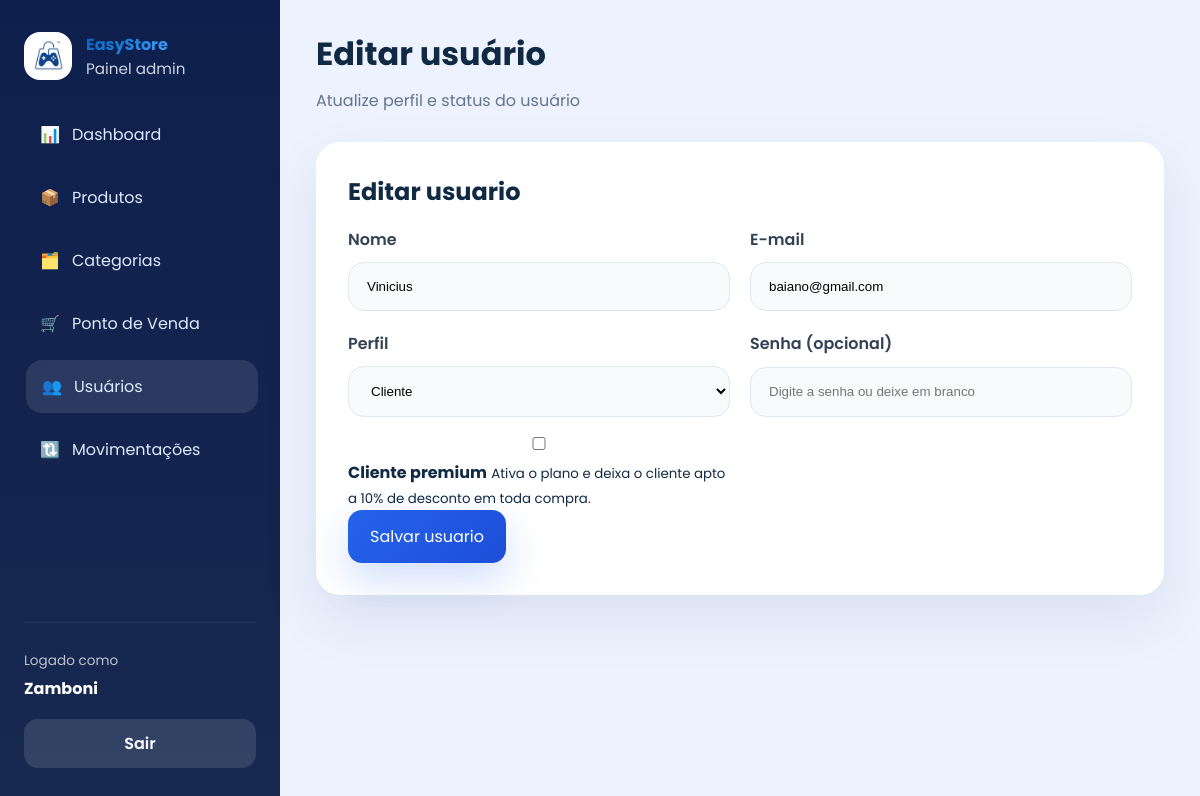
Page /usuarios/6/editar (signed in) on the earlier database version.
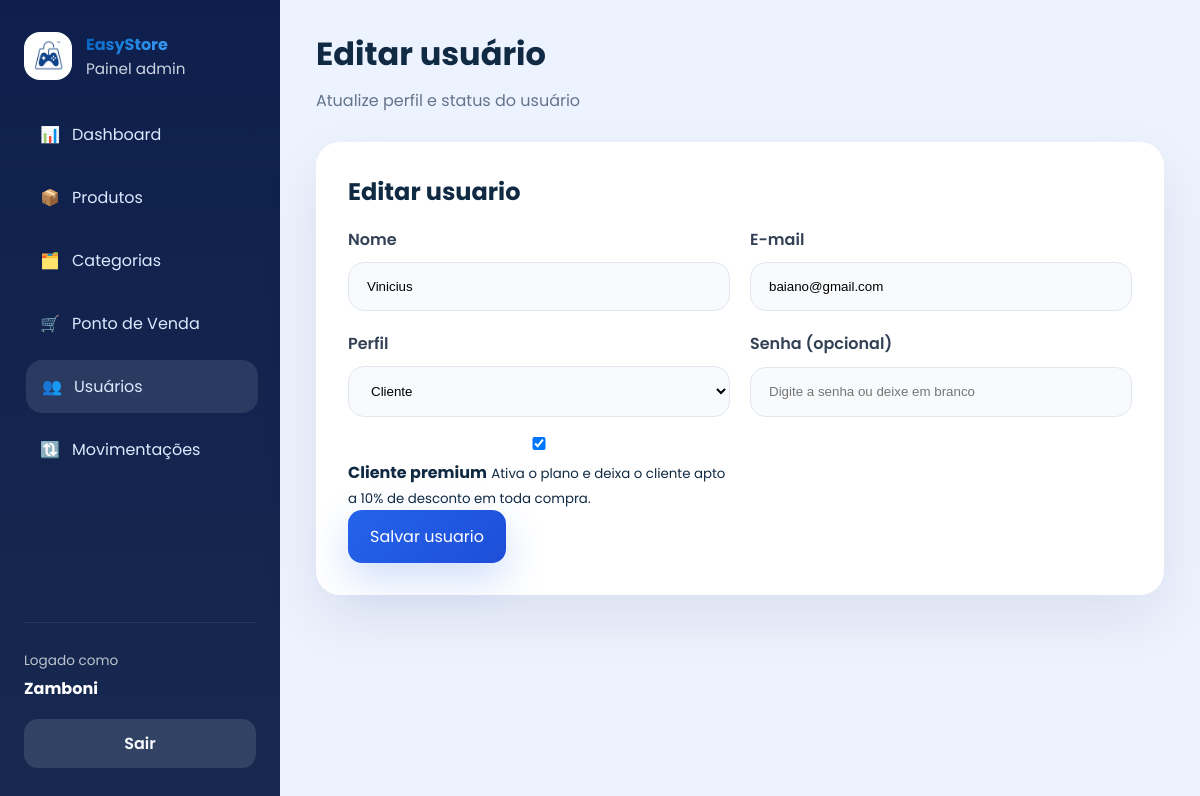
Same page on the later database version.
### app/models/cliente.py (models this page shows)
class Cliente(Base):
    __tablename__ = "clientes"
    id         = Column(Integer, primary_key=True, index=True)
    nome       = Column(String(150), nullable=False, index=True)
    email      = Column(String(167), nullable=True, unique=True, index=True)
    telefone   = Column(String(20), nullable=True)
    usuario_id = Column(
        Integer,
        ForeignKey("usuarios.id", ondelete="SET NULL"),
        nullable=True,
        unique=True,
    )
    is_associado = Column(Boolean, default=False, nullable=False)
    ativo      = Column(Boolean, default=True)
    criado_em  = Column(DateTime, server_default=func.now())
    usuario = relationship("Usuario", back_populates="cliente_perfil")
    vendas  = relationship("Venda", back_populates="cliente", lazy="select")

### app/controllers/admin_controller.py (the view)
@router.get("/{usuario_id}/editar")
def tela_editar_usuario(usuario_id: int, request: Request, db: Session = Depends(get_db), admin = Depends(get_admin)):
    usuario = db.query(Usuario).filter(Usuario.id == usuario_id).first()
    return templates.TemplateResponse(
        request,
        "admin/usuarios_form.html",
        {
            "request": request,
            "usuario": admin,
            "editando": usuario,
            "page_title": "Editar usuário",
            "page_subtitle": "Atualize perfil e status do usuário",
            "css_path": "css/cadastros.css",
            "active": "usuarios",
        }
    )

### app/templates/admin/usuarios_form.html (shortened to what this page needs)
{% extends "admin/base.html" %}
{% block content %}
<div class="form-card">
  <h2>{% if editando %}Editar usuario{% else %}Novo usuario{% endif %}</h2>
  <form action="{% if editando %}/usuarios/{{ editando.id }}/editar{% else %}/usuarios/novo{% endif %}" method="post">
    <div class="form-grid">
      <div class="input-group">
        <label>Nome</label>
        <input type="text" name="nome" value="{{ editando.nome if editando else '' }}" required>
      </div>
      <div class="input-group">
        <label>E-mail</label>
        <input type="email" name="email" value="{{ editando.email if editando else '' }}" required>
      </div>
      <div class="input-group">
        <label>Perfil</label>
        <select name="role">
          <option value="cliente" {% if editando and editando.role == 'cliente' %}selected{% endif %}>Cliente</option>
        </select>
      </div>
      <div class="input-group">
        <label>Senha {% if editando %}(opcional){% endif %}</label>
        <input type="password" name="senha" placeholder="Digite a senha{% if editando %} ou deixe em branco{% endif %}">
      </div>
      <label class="input-group checkbox-card premium-admin-option">
        <input type="checkbox" name="plano_premium" value="true" {% if editando and editando.cliente_perfil and editando.cliente_perfil.is_associado %}checked{% endif %}>
        <span>
          <strong>Cliente premium</strong>
          <small>Ativa o plano e deixa o cliente apto a 10% de desconto em toda compra.</small>
        </span>
      </label>
    </div>
    <button type="submit" class="btn btn-primary">{% if editando %}Salvar usuario{% else %}Criar usuario{% endif %}</button>
  </form>
</div>
{% endblock %}

Differences in the rows shown:
changed Cliente: is_associado "☐" → "☑"
